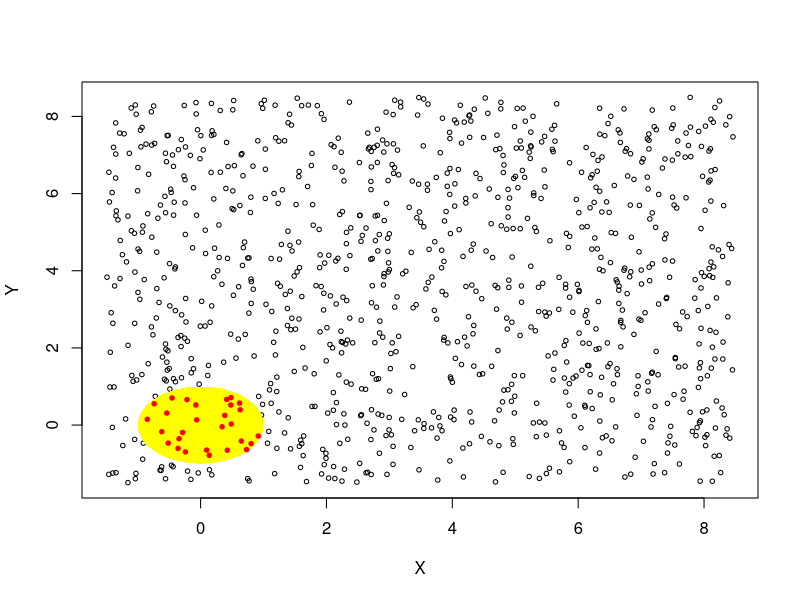
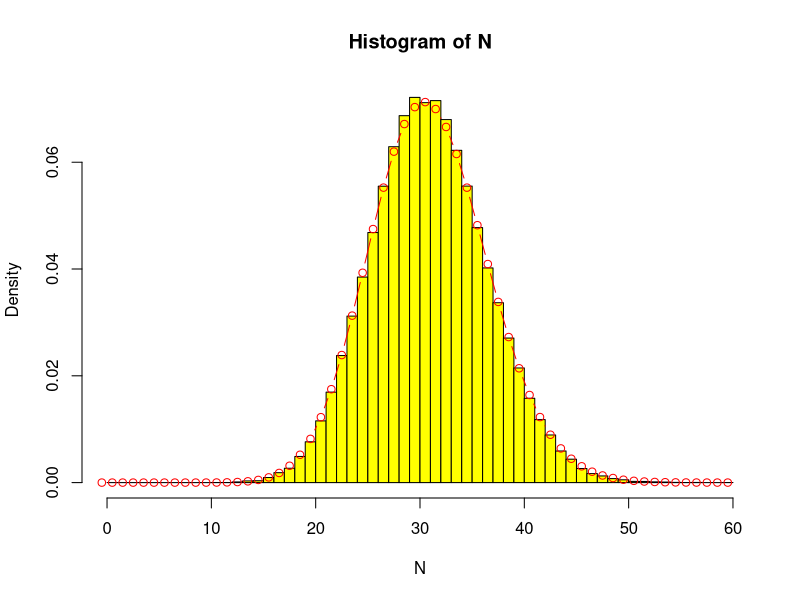

Write R code to recreate these figures, in order.
# http://freakonometrics.hypotheses.org/1416
n=1000
X=runif(n)*10-1.5
Y=runif(n)*10-1.5
plot(X,Y,axis=FALSE,cex=.6)
u=seq(-1,1,by=.01)
v=sqrt(1-u^2)
polygon(c(u,rev(u)),c(v,rev(-v)),col="yellow",border=NA)
I=(X^2+Y^2)<1
points(X[I],Y[I],cex=.6,pch=19,col="red")
n=1000
ns=100000
N=rep(NA,ns)
for(s in 1:ns){
 X=runif(n)*10-1.5
 Y=runif(n)*10-1.5
 I=(X^2+Y^2)<1
 N[s]=sum(I)
 }
hist(N,breaks=0:60,probability=TRUE,col="yellow")
mean(N)
(lambda=10*pi)
lines(0:60-.5,dpois(0:60,lambda),type="b",col="red")
 p=0.00005
1-(1-p)^(50*80)

1-exp(-50*80*p)
1-exp(-50*80/7200)